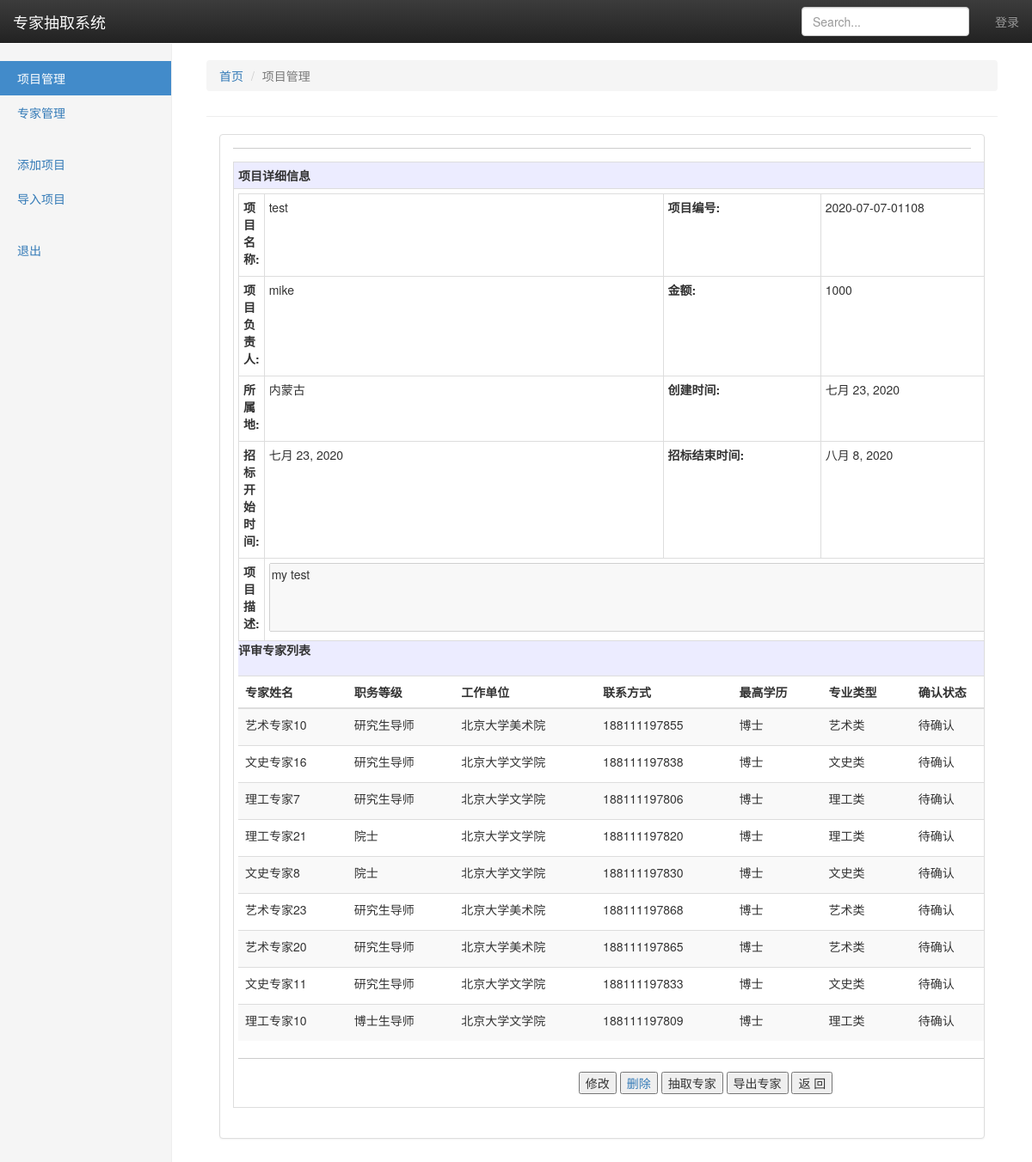
The app's page /program/detail/45 with its own data.
### program/models.py (models this page shows, shortened)
class Program(models.Model):
    id = models.AutoField(primary_key=True)
    visible = models.BooleanField(default=True)
    seq = models.CharField(max_length=100, null=False, verbose_name="项目编号")
    name = models.CharField(max_length=500, verbose_name="项目名称", null=False)
    desp = models.CharField(max_length=1000, verbose_name="项目描述", null=True)
    responser = models.CharField(max_length=100, verbose_name="项目负责人", null=False)
    location = models.CharField(max_length=100, verbose_name="所属地", null=True)
    money = models.CharField(max_length=100, null=True,verbose_name="招标金额")
    program_date = models.DateField(verbose_name="创建时间")
    start_date = models.DateField(verbose_name="评标开始时间")
    end_date = models.DateField(verbose_name="评标截止时间")
    class Meta:
        verbose_name = '项目'
        verbose_name_plural = verbose_name

### experts/models.py (models this page shows, shortened)
class Comments(models.Model):
    program = models.ForeignKey(Program, on_delete=models.CASCADE, verbose_name='项目名称')
    expert = models.ForeignKey(Expert, on_delete=models.CASCADE, verbose_name='评审专家')
    content = models.CharField(max_length=10000, verbose_name="评审意见", null=True)
    input_date = models.DateField(auto_now=True, verbose_name="评审日期")
    status_choice = [
        ("ok","已确认"),
        ("nok","已排除"),
        ("unknow","待确认"),
    ]
    valuation_status_choice = [
        ("pass","评审通过"),
        ("nopass","评审不通过"),
        ("unvaluated","待评审"),
    ]
    status = models.CharField(max_length=20, verbose_name="确认状态", choices=status_choice, default="unknow", null=True)
    valuation_status = models.CharField(max_length=20, verbose_name="评审状态", choices=valuation_status_choice, default="unvaluated", null=True)
    class Meta:
        verbose_name = '专家评审意见'
        verbose_name_plural = verbose_name

class Expert(models.Model):
    id = models.AutoField(primary_key=True)
    visible = models.BooleanField(default=True, null=True)
    name = models.CharField(max_length=100, verbose_name="专家姓名")
    phone = models.CharField(max_length=100, verbose_name="联系方式")
    email = models.CharField(max_length=100, verbose_name="电子邮箱", null=True)
    address = models.CharField(max_length=100, verbose_name="联系地址", null=True)
    unit = models.CharField(max_length=100, verbose_name="工作单位")
    degree = models.CharField(max_length=500, verbose_name="学历",  null=True)
    level = models.CharField(max_length=500, verbose_name="职务等级", null=True)
    program_type = models.CharField(max_length=500, verbose_name="专业类型", null=True)
    selected_program_list = models.ManyToManyField(Program, related_name="selected", through="Comments")
    account = models.ForeignKey(User, on_delete=models.CASCADE, verbose_name="账户", default=get_default_user, null=True)
    class Meta:
        verbose_name = '专家'
        verbose_name_plural = verbose_name

### program/views.py (the view)
# urls.py: path('detail/<int:program_id>', views.program_detail, name='detail'),
def program_detail(request, program_id):
    try:
        program_detail_info = Program.objects.get(id=program_id)
    except:
        return HttpResponse("项目不存在， ID:", program_id)
    comment_list = Comments.objects.filter(program__id = program_id).exclude(status="nok")
    return render(request, 'program_detail.html', {"expert_list" : comment_list, "program": program_detail_info})

### template/program_detail.html (shortened to what this page needs)
<!DOCTYPE html>
{% load static %}
<html lang="zh-CN">
<head>
  <link rel="stylesheet" href = "{%static 'css/bootstrap.min.css'%}">
  <link rel="stylesheet" href="{%static 'css/bootstrap-theme.min.css'%}">
  {% load static %}
</head>
<body>
  <nav class="navbar navbar-inverse navbar-fixed-top">
    <div class="container-fluid">
      <div class="navbar-header">
        <a class="navbar-brand" href="#">专家抽取系统</a>
      </div>
      <div id="navbar" class="navbar-collapse collapse">
        <ul class="nav navbar-nav navbar-right">
          {% if user.is_authenticated %}
          <li class="nav-item dropdown">
            <a><strong>用户</strong>：{{ user.username }}</a>
          </li>
          <li class="nav-item dropdown">
            <a href="/experts/login_out/">退出登陆</a>
          </li>
          {% else %}
          <li class="nav-item">
            <a class="nav-link" href="/experts/login/">登录</a>
          </li>
          {% endif %}
        </ul>
        <form class="navbar-form navbar-right">
          <input type="text" class="form-control" placeholder="Search...">
        </form>
      </div>
    </div>
  </nav>
  <div class="container-fluid">
    <div class="row">
      <div class="col-sm-3 col-md-2 sidebar">
        <ul class="nav nav-sidebar">
          <li class="active"><a href="{% url 'index' %}">项目管理 <span class="sr-only">(current)</span></a></li>
          <li><a href="{% url 'list' %}">专家管理</a></li>
        </ul>
        <ul class="nav nav-sidebar">
          <li><a href="{% url 'addProgram' %}">添加项目</a></li>
          <li><a href="{% url 'importProgram' %}">导入项目</a></li>
        </ul>
		<ul class="nav nav-sidebar">
			<li><a href="{% url 'login' %}">退出</a></li>
        </ul>
      </div>
      <div class="col-sm-9 col-sm-offset-3 col-md-10 col-md-offset-2 main">
		<div class="page-header">
			<ol class="breadcrumb">
				<li><a href="/program/list">首页</a></li>
				<li class="active">项目管理</li>
			</ol>
		</div>
        <div class="col-md-12">
          <div class="panel panel-default">
            <div class="panel-body table-responsive">
              <div
                style="border-bottom:1px solid #ccc; margin-bottom:15px; color:#3299fd; background-repeat:no-repeat; padding-left:20px; background-position: bottom left;">
              </div>
              <form id="inputForm" class="form-horizontal" action="" method="get">
                <table class="table table-bordered table-condensed">
                  <tr>
                    <td style="background-color:#ECECFF;">
                      <b>项目详细信息</b>
                    </td>
                  </tr>
                  <tr>
                    <td>
                      <table class="table table-bordered table-condensed" style="margin-bottom: 0px;">
                  </tr>
                  <tr>
                    <td style="width:15%">
                      <label class="tab_control_label">项目名称: </label>
                    </td>
                    <td style="width:38%">
                      {{program.name}}
                    </td>
                    <td style="width:15%"><label class="tab_control_label">项目编号: </label></td>
                    <td style="width:38%">
                      {{program.seq}}
                    </td>
                  </tr>
                  <tr>
                    <td>
                      <label class="tab_control_label">项目负责人: </label>
                    </td>
                    <td>
                      {{program.responser}}
                    </td>
                    <td><label class="tab_control_label">金额: </label></td>
                    <td>
                      {{program.money}}
                    </td>
                  </tr>
                  <tr>
                    <td><label class="tab_control_label">所属地: </label></td>
                    <td>
                      {{program.location}}
                    </td>
                    <td><label class="tab_control_label">创建时间: </label></td>
                    <td>
                      {{program.program_date}}
                    </td>
                  </tr>
                  <tr>
                    <td><label class="tab_control_label">招标开始时间: </label></td>
                    <td>
                      {{program.start_date}}
                    </td>
                    <td><label class="tab_control_label">招标结束时间: </label></td>
                    <td>
                      {{program.end_date}}
                    </td>
                  </tr>
                  <tr>
                    <td><label class="tab_control_label">项目描述: </label></td>
                    <td colspan="10">
                      <textarea disabled id="remarks" name="remarks" maxlength="1000"
                        style="width: 1100px; height: 80px" placeholder="输入项目简单描述">{{program.desp}}</textarea>
                    </td>
                  </tr>
                </table>
              </form>
            </div>
          </div>
        </div>
      </div>
      <table class="table table-striped">
        <thead>
          <tr>
            <div style="background-color:#ECECFF; height: 40px">
              <b>评审专家列表</b>
            </div>
          </tr>
        </thead>
        <thead>
          <tr>
            <th>专家姓名</th>
            <th>职务等级</th>
            <th>工作单位</th>
            <th>联系方式</th>
            <th>最高学历</th>
            <th>专业类型</th>
            <th>确认状态</th>
          </tr>
        </thead>
        <tbody>
          {% for expert in expert_list %}
          <tr>
            <td>{{expert.expert.name}}</td>
            <td>{{expert.expert.level}}</td>
            <td>{{expert.expert.unit}}</td>
            <td>{{expert.expert.phone}}</td>
            <td>{{expert.expert.degree}}</td>
            <td>{{expert.expert.program_type}}</td>
            <td>{{expert.get_status_display}}</td>
          </tr>
          {% endfor%}
        </tbody>
      </table>
    </div>
  </div>
  <div
    style="border-bottom:1px solid #ccc; margin-bottom:15px; color:#3299fd; background-repeat:no-repeat; padding-left:20px; background-position: bottom left;">
  </div>
  <div style="width:350px; display:block; margin:10px auto;">
    <button type="button" class="btn-blu-btn" onclick="location.href='/program/modify/{{program.id}}';">修改</button>
    <a href="/program/deleteProgram/{{program.id}}" onclick="return del('确认要删除该项目吗？', this.href)">
      <button type="button" class="btn-blu-btn">删除</button>
    </a>
    <button type="button" class="btn-blu-btn"
      onclick="location.href='/program/selectExperts/{{program.id}}';">抽取专家</button>
    <button type="button" class="btn-blu-btn" onclick="location.href='/program/exportExperts/{{program.id}}';">导出专家</button>
    <button type="button" class="btn-cancel" onclick="history.go(-1)">返 回</button>
  </div>
</body>
</html>

### template/program_detail.html (style rules this page uses)
body { padding-top: 50px; }
.navbar-fixed-top { border: 0; }
.sidebar { display: none; }
@media (min-width: 768px) { .sidebar { position: fixed; top: 51px; bottom: 0; left: 0; z-index: 1000; display: block; padding: 20px; overflow-x: hidden; overflow-y: auto; background-color: #f5f5f5; border-right: 1px solid #eee; } }
.nav-sidebar { margin-right: -21px; margin-bottom: 20px; margin-left: -20px; }
.nav-sidebar>li>a { padding-right: 20px; padding-left: 20px; }
.nav-sidebar>.active>a, .nav-sidebar>.active>a:hover, .nav-sidebar>.active>a:focus { color: #fff; background-color: #428bca; }
.main { padding: 20px; }
@media (min-width: 768px) { .main { padding-right: 40px; padding-left: 40px; } }
.main .page-header { margin-top: 0; }

### records on screen
Program: name "test", seq "2020-07-07-01108", responser "mike", money "1000", location "内蒙古", program_date "七月 23, 2020", start_date "七月 23, 2020", end_date "八月 8, 2020", remarks "my test"
Comments: expert.name "艺术专家10", expert.level "研究生导师", expert.unit "北京大学美术院", expert.phone "188111197855", expert.degree "博士", expert.program_type "艺术类", status "待确认"
Comments: expert.name "文史专家16", expert.level "研究生导师", expert.unit "北京大学文学院", expert.phone "188111197838", expert.degree "博士", expert.program_type "文史类", status "待确认"
Comments: expert.name "理工专家7", expert.level "研究生导师", expert.unit "北京大学文学院", expert.phone "188111197806", expert.degree "博士", expert.program_type "理工类", status "待确认"
Comments: expert.name "理工专家21", expert.level "院士", expert.unit "北京大学文学院", expert.phone "188111197820", expert.degree "博士", expert.program_type "理工类", status "待确认"
Comments: expert.name "文史专家8", expert.level "院士", expert.unit "北京大学文学院", expert.phone "188111197830", expert.degree "博士", expert.program_type "文史类", status "待确认"
Comments: expert.name "艺术专家23", expert.level "研究生导师", expert.unit "北京大学美术院", expert.phone "188111197868", expert.degree "博士", expert.program_type "艺术类", status "待确认"
Comments: expert.name "艺术专家20", expert.level "研究生导师", expert.unit "北京大学美术院", expert.phone "188111197865", expert.degree "博士", expert.program_type "艺术类", status "待确认"
Comments: expert.name "文史专家11", expert.level "研究生导师", expert.unit "北京大学文学院", expert.phone "188111197833", expert.degree "博士", expert.program_type "文史类", status "待确认"
Comments: expert.name "理工专家10", expert.level "博士生导师", expert.unit "北京大学文学院", expert.phone "188111197809", expert.degree "博士", expert.program_type "理工类", status "待确认"
